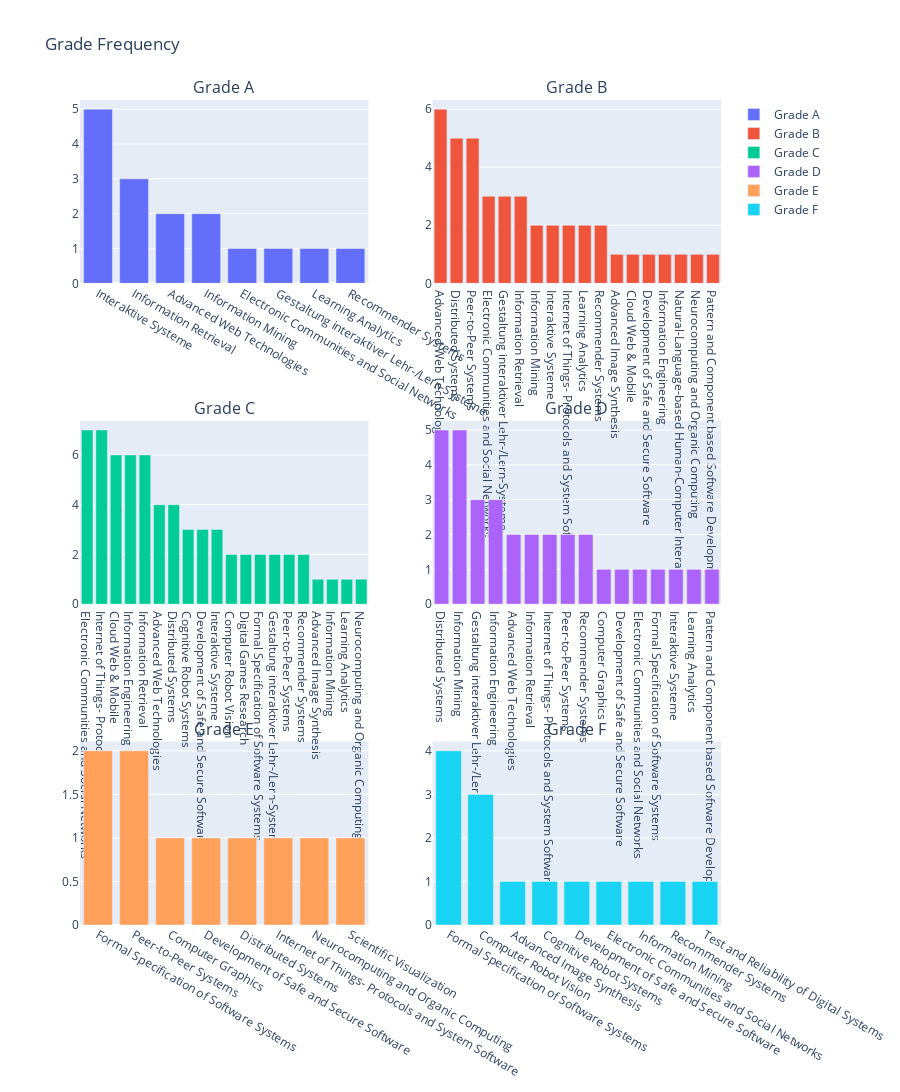

This figure's notebook cell:
### Code cell
fig_grade = make_subplots(rows=3, cols=2,subplot_titles=("Grade A", "Grade B", "Grade C", "Grade D","Grade E","Grade F"))

fig_grade.add_trace(go.Bar(x=gradea1, y=gradea2,name='Grade A'),
              row=1, col=1)

fig_grade.add_trace(go.Bar(x=gradeb1, y=gradeb2,name='Grade B'),
              row=1, col=2)
fig_grade.add_trace(go.Bar(x=gradec1, y=gradec2,name='Grade C'),
              row=2, col=1)
fig_grade.add_trace(go.Bar(x=graded1, y=graded2,name='Grade D'),
              row=2, col=2)
fig_grade.add_trace(go.Bar(x=gradee1, y=gradee2,name='Grade E'),
              row=3, col=1)
fig_grade.add_trace(go.Bar(x=gradef1, y=gradef2,name='Grade F'),
              row=3, col=2)
fig_grade.update_layout(height=2500, width=900,
                  title_text="Grade Frequency")

### Figure 1 — Plotly figure (JSON) as saved in the notebook; plotly's stock layout.template omitted (floating-point values rounded to 4 significant figures)
{"data": [{"name": "Grade A", "type": "bar", "x": ["Interaktive Systeme", "Information Retrieval", "Advanced Web Technologies", "Information Mining", "Electronic Communities and Social Networks", "Gestaltung interaktiver Lehr-/Lern-Systeme", "Learning Analytics", "Recommender Systems"], "xaxis": "x", "y": [5, 3, 2, 2, 1, 1, 1, 1], "yaxis": "y"}, {"name": "Grade B", "type": "bar", "x": ["Advanced Web Technologies", "Distributed Systems", "Peer-to-Peer Systems", "Electronic Communities and Social Networks", "Gestaltung interaktiver Lehr-/Lern-Systeme", "Information Retrieval", "Information Mining", "Interaktive Systeme", "Internet of Things- Protocols and System Software", "Learning Analytics", "Recommender Systems", "Advanced Image Synthesis", "Cloud Web & Mobile", "Development of Safe and Secure Software", "Information Engineering", "Natural-Language-based Human-Computer Interaction", "Neurocomputing and Organic Computing", "Pattern and Component based Software Development"], "xaxis": "x2", "y": [6, 5, 5, 3, 3, 3, 2, 2, 2, 2, 2, 1, 1, 1, 1, 1, 1, 1], "yaxis": "y2"}, {"name": "Grade C", "type": "bar", "x": ["Electronic Communities and Social Networks", "Internet of Things- Protocols and System Software", "Cloud Web & Mobile", "Information Engineering", "Information Retrieval", "Advanced Web Technologies", "Distributed Systems", "Cognitive Robot Systems", "Development of Safe and Secure Software", "Interaktive Systeme", "Computer Robot Vision", "Digital Games Research", "Formal Specification of Software Systems", "Gestaltung interaktiver Lehr-/Lern-Systeme", "Peer-to-Peer Systems", "Recommender Systems", "Advanced Image Synthesis", "Information Mining", "Learning Analytics", "Neurocomputing and Organic Computing"], "xaxis": "x3", "y": [7, 7, 6, 6, 6, 4, 4, 3, 3, 3, 2, 2, 2, 2, 2, 2, 1, 1, 1, 1], "yaxis": "y3"}, {"name": "Grade D", "type": "bar", "x": ["Distributed Systems", "Information Mining", "Gestaltung interaktiver Lehr-/Lern-Systeme", "Information Engineering", "Advanced Web Technologies", "Information Retrieval", "Internet of Things- Protocols and System Software", "Peer-to-Peer Systems", "Recommender Systems", "Computer Graphics", "Development of Safe and Secure Software", "Electronic Communities and Social Networks", "Formal Specification of Software Systems", "Interaktive Systeme", "Learning Analytics", "Pattern and Component based Software Development"], "xaxis": "x4", "y": [5, 5, 3, 3, 2, 2, 2, 2, 2, 1, 1, 1, 1, 1, 1, 1], "yaxis": "y4"}, {"name": "Grade E", "type": "bar", "x": ["Formal Specification of Software Systems", "Peer-to-Peer Systems", "Computer Graphics", "Development of Safe and Secure Software", "Distributed Systems", "Internet of Things- Protocols and System Software", "Neurocomputing and Organic Computing", "Scientific Visualization"], "xaxis": "x5", "y": [2, 2, 1, 1, 1, 1, 1, 1], "yaxis": "y5"}, {"name": "Grade F", "type": "bar", "x": ["Formal Specification of Software Systems", "Computer Robot Vision", "Advanced Image Synthesis", "Cognitive Robot Systems", "Development of Safe and Secure Software", "Electronic Communities and Social Networks", "Information Mining", "Recommender Systems", "Test and Reliability of Digital Systems"], "xaxis": "x6", "y": [4, 3, 1, 1, 1, 1, 1, 1, 1], "yaxis": "y6"}], "layout": {"annotations": [{"font": {"size": 16}, "showarrow": false, "text": "Grade A", "x": 0.225, "xanchor": "center", "xref": "paper", "y": 1, "yanchor": "bottom", "yref": "paper"}, {"font": {"size": 16}, "showarrow": false, "text": "Grade B", "x": 0.775, "xanchor": "center", "xref": "paper", "y": 1, "yanchor": "bottom", "yref": "paper"}, {"font": {"size": 16}, "showarrow": false, "text": "Grade C", "x": 0.225, "xanchor": "center", "xref": "paper", "y": 0.6111, "yanchor": "bottom", "yref": "paper"}, {"font": {"size": 16}, "showarrow": false, "text": "Grade D", "x": 0.775, "xanchor": "center", "xref": "paper", "y": 0.6111, "yanchor": "bottom", "yref": "paper"}, {"font": {"size": 16}, "showarrow": false, "text": "Grade E", "x": 0.225, "xanchor": "center", "xref": "paper", "y": 0.2222, "yanchor": "bottom", "yref": "paper"}, {"font": {"size": 16}, "showarrow": false, "text": "Grade F", "x": 0.775, "xanchor": "center", "xref": "paper", "y": 0.2222, "yanchor": "bottom", "yref": "paper"}], "height": 2500, "title": {"text": "Grade Frequency"}, "width": 900, "xaxis": {"anchor": "y", "domain": [0, 0.45]}, "xaxis2": {"anchor": "y2", "domain": [0.55, 1]}, "xaxis3": {"anchor": "y3", "domain": [0, 0.45]}, "xaxis4": {"anchor": "y4", "domain": [0.55, 1]}, "xaxis5": {"anchor": "y5", "domain": [0, 0.45]}, "xaxis6": {"anchor": "y6", "domain": [0.55, 1]}, "yaxis": {"anchor": "x", "domain": [0.7778, 1]}, "yaxis2": {"anchor": "x2", "domain": [0.7778, 1]}, "yaxis3": {"anchor": "x3", "domain": [0.3889, 0.6111]}, "yaxis4": {"anchor": "x4", "domain": [0.3889, 0.6111]}, "yaxis5": {"anchor": "x5", "domain": [0, 0.2222]}, "yaxis6": {"anchor": "x6", "domain": [0, 0.2222]}}}
